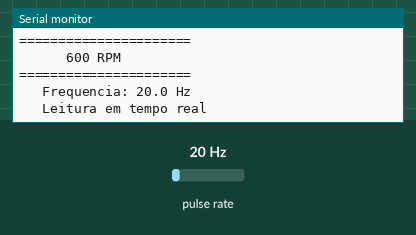
The sketch below on a simulated Arduino Uno, built with avr-gcc and run on an emulated ATmega328P. On the bench: the last lines printed to the serial monitor. Wiring (inferred from the names in the program): pulse sensor: data pin 2. The inputs (shaded band) are chosen by the test bench; at power-on: pulse rate 20 Hz.

Above: at 1.2 s.
1.3 s: pulse rate (sensor on pin 2) set to 4 Hz
At 2.6 s:
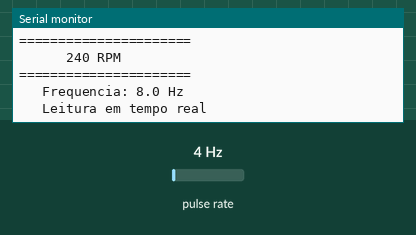
2.8 s: pulse rate (sensor on pin 2) set to 50 Hz
At 3.8 s:
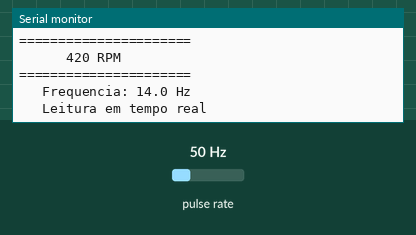
Timing chart, 0 to 5.8 s (numbered marks = the images above; inputs shaded):
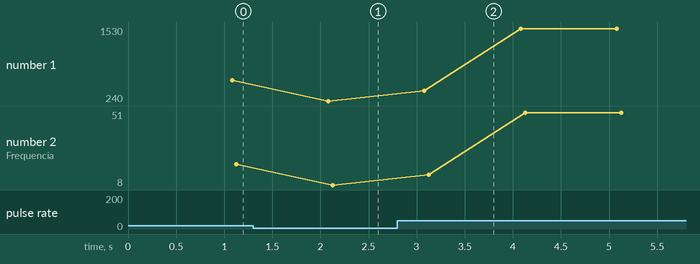

Measured:
- after the input at 1.3 s, the serial monitor: prints a new line after 0.78 s (image 1)
- after the input at 2.8 s, the serial monitor: prints a new line after 0.28 s (image 2)
- plotted number 1: 600 → 240 after the input at 1.3 s, 240 → 1500 after the input at 2.8 s
- plotted number 2: 20 → 8 after the input at 1.3 s, 8 → 50 after the input at 2.8 s

The sketch:

contagiros_v1_5_terminal.ino
```cpp
/*
 CONTAGIROS PARATI AP 1.8 - v1.5
 DISPLAY FIXO POR ANSI - AINDA NAO VALIDADO NO SAMSUNG M20
 Requer emulacao terminal ANSI no aplicativo Serial USB Terminal.
 Nao demonstra seguranca da interface automotiva.
*/
const byte PINO_RPM=2;
const byte PULSOS_POR_VOLTA=2;
volatile unsigned long contadorPulsos=0;
unsigned long ultimaMedicao=0;
void contarPulso(){contadorPulsos++;}
void mostrarRPM(float hz,float rpm){
  Serial.print("\x1B[H");
  Serial.print("\x1B[2J");
  Serial.println();
  Serial.println("   PARATI AP 1.8");
  Serial.println("   CONTAGIROS DIGITAL");
  Serial.println();
  Serial.println("======================");
  Serial.println();
  Serial.print("      ");Serial.print(rpm,0);Serial.println(" RPM");
  Serial.println();
  Serial.println("======================");
  Serial.println();
  Serial.print("   Frequencia: ");Serial.print(hz,1);Serial.println(" Hz");
  Serial.println();
  Serial.println("   Leitura em tempo real");
}
void setup(){
  Serial.begin(9600);
  pinMode(PINO_RPM,INPUT_PULLUP);
  attachInterrupt(digitalPinToInterrupt(PINO_RPM),contarPulso,RISING);
  ultimaMedicao=millis();
  Serial.print("\x1B[2J");
  Serial.print("\x1B[H");
  Serial.println("CONTAGIROS INICIADO");
}
void loop(){
  unsigned long agora=millis();
  if(agora-ultimaMedicao>=1000UL){
    noInterrupts();
    unsigned long pulsos=contadorPulsos;contadorPulsos=0;
    interrupts();
    unsigned long intervalo=agora-ultimaMedicao;
    float hz=(pulsos*1000.0)/intervalo;
    float rpm=(hz*60.0)/PULSOS_POR_VOLTA;
    mostrarRPM(hz,rpm);
    ultimaMedicao=agora;
  }
}
```
